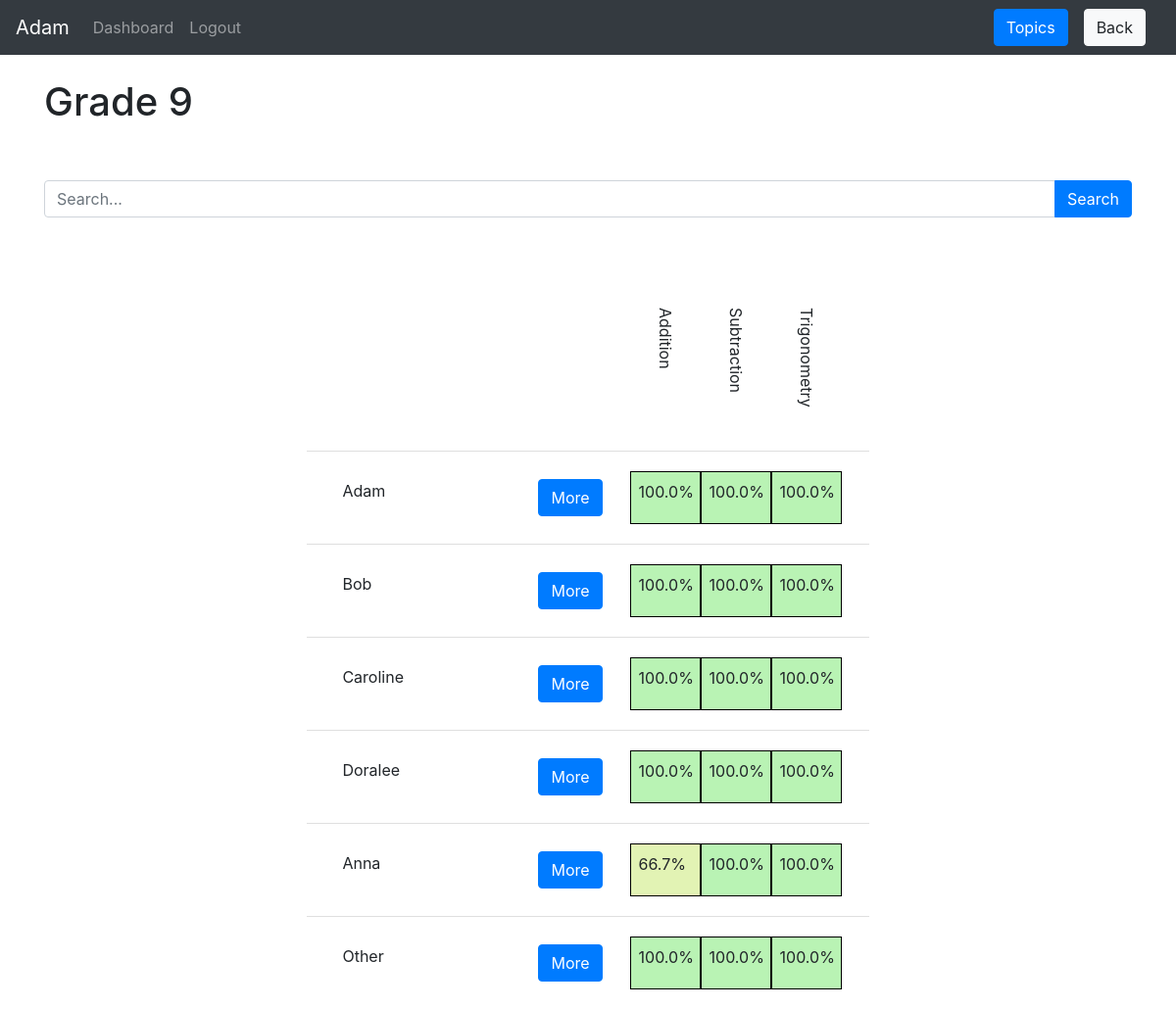
The app's page /teacher/group-detail/1 (signed in), older data.
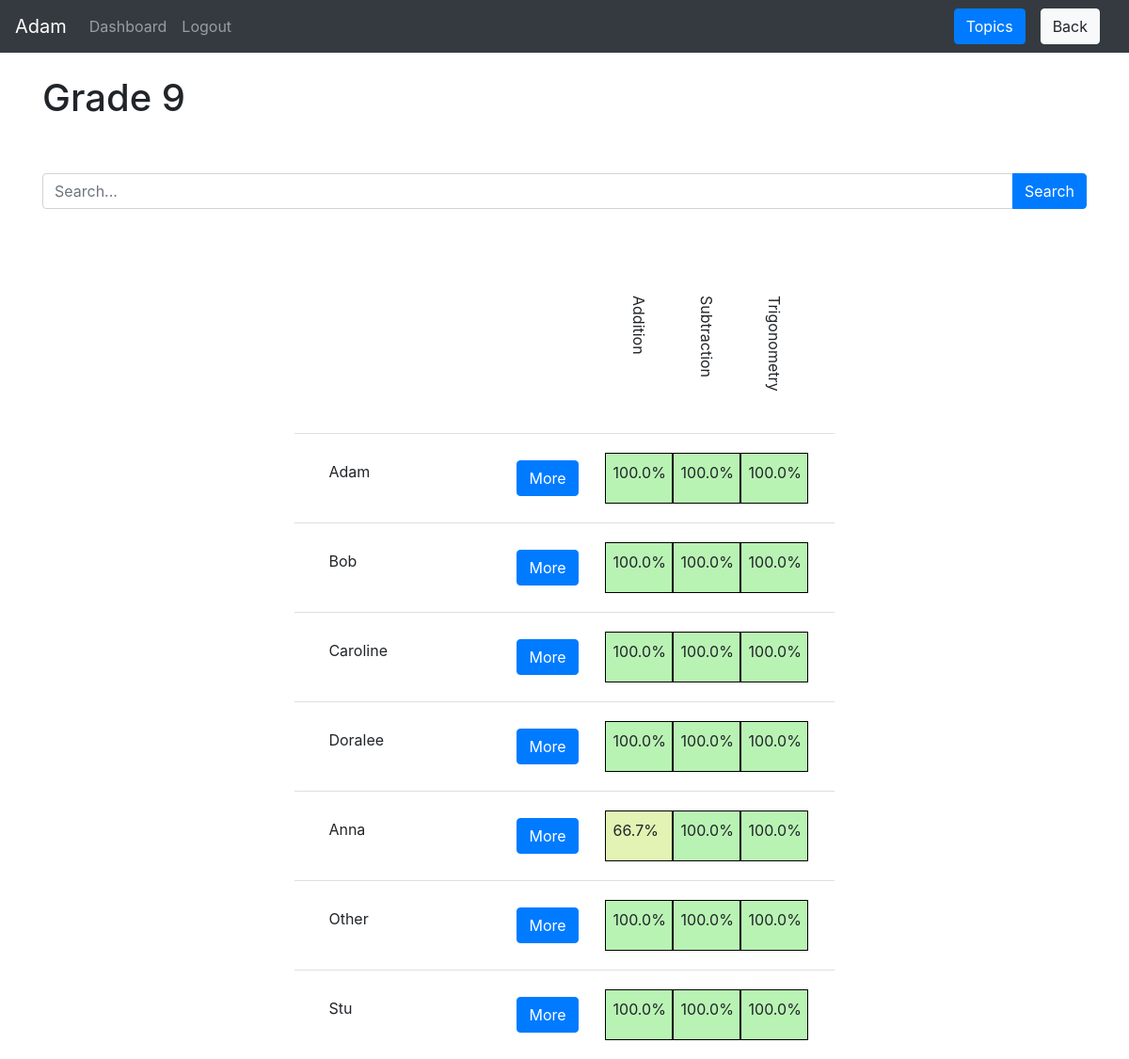
The same page, newer data.
### website/models.py (models this page shows)
class Topic(db.Model):
    id = db.Column(db.Integer, primary_key=True)
    name = db.Column(db.String(150))
    active = db.Column(db.Boolean)
    locked = db.Column(db.Boolean)
    instances = db.Column(db.SmallInteger)
    date = db.Column(db.DateTime(timezone=True))
    group_id = db.Column(db.Integer, db.ForeignKey('group.id'))
    variable_ids = db.relationship('Variable')
    problem_ids = db.relationship('Problem')
    data_ids = db.relationship('Data')

class Student(db.Model):                                                        # type: ignore
    id = db.Column(db.Integer, primary_key=True)
    user_id = db.Column(db.Integer, db.ForeignKey('user.id'))
    group_id = db.Column(db.Integer, db.ForeignKey('group.id'))
    data_ids = db.relationship('Data')

class User(db.Model, UserMixin):                                                        # type: ignore
    id = db.Column(db.Integer, primary_key=True)
    email = db.Column(db.String(150), unique=True)
    password = db.Column(db.String(150))
    first_name = db.Column(db.String(150))
    teacher_id = db.relationship('Teacher', uselist=False, backref="user")
    student_id = db.relationship('Student', uselist=False, backref="user")

class Data(db.Model):
    id = db.Column(db.Integer, primary_key=True)
    correct = db.Column(db.SmallInteger)
    completed = db.Column(db.SmallInteger)
    avg_time = db.Column(db.SmallInteger)
    accuracy = correct*100/completed
    last_done = db.Column(db.DateTime(timezone=True), default=func.now())
    topic_id = db.Column(db.Integer, db.ForeignKey('topic.id'))
    student_id = db.Column(db.Integer, db.ForeignKey('student.id'))

### website/teacher/teacher_views.py (the view)
@views.route('/group-detail/<group_id>', methods=['GET', 'POST'])
@login_required
def group_detail(group_id):
    if request.method == 'POST' and request.form.get('button').split(':')[0] == 'more':# type: ignore
        return redirect(url_for('teacher_views.student_overview', student_id=request.form.get('button').split(':')[1]))# type: ignore
    if request.method == 'POST' and request.form.get('button').split(':')[0] == 'topi':# type: ignore
        return redirect(url_for('teacher_views.topics', group_id=request.form['button'].split(':')[1]))
    else:
        group = Group.query.filter_by(id=group_id).first()
        students = []
        condition = ""
        if request.method == 'POST':
            condition = request.form['search']
        for student in group.student_ids:
            name = student.user.first_name
            if condition.lower() in name.lower():
                students.append(student)
        return render_template("teacher/group_detail.html", user=current_user, group=group, students=students)

### website/templates/teacher/group_detail.html
{% extends "base.html" %} {% block title %}Classes{% endblock %}
{% block extra_header %}<form method="POST"><button name="button" class="btn btn-primary" value="topi:{{ group.id }}">Topics</button></form>
<a href="{{url_for('teacher_views.groups', index=0)}}">
  <button class="btn btn-light ml-3" type="button" name="button">Back</button>
</a>
{% endblock %}
{% block content %}
<br>
<h1>{{ group.name }}</h1>
<br>
<form method='POST'>
<br>
<div class="input-group mb-3">
  <input name="search" type="text" class="form-control" placeholder="Search..." aria-label="Username" aria-describedby="basic-addon1">
  <div class="input-group-append">
    <button class="btn btn-primary" value="sear:ch" name="button">Search</button>
  </div>
</div>
<br>
<br>
<div style="display:flex; flex-direction: row; justify-content: center; align-items: center">
  {% if group.student_ids: %}
  <ul class="list-group list-group-flush">
    <li class="list-group-item">
      <div class="p-2">
        <div class="d-flex justify-content-end">
          {% for topic in group.topic_ids %}
          {% if topic.active %}
            <div class="d-flex p-2" ><p style="writing-mode: tb-rl">{{ topic.name }}</p></div>
            {% endif%}
          {% endfor %}
        </div>
    </li>
    {% for student in students %}
    <li class="list-group-item">
        <div class="p-2">
          <div class="d-flex justify-content-center">
            <div class="d-flex justify-content-between">
              <div class="p-2" style="width: 200px">{{ student.user.first_name | truncate(22) }}</div>
                <form method='POST'>
                  <div class="p-2">
                    <button type="submit" name="button" class="btn btn-primary" value="more:{{ student.id }}">More</button>
                  </div>
                </form>
              <div style="width:20px"></div>
            </div>
              {% for data in student.data_ids %}
              {% for topic in group.topic_ids %}
              {% if data.topic_id == topic.id and topic.active%}
          <div class="d-flex p-2" style="width: 72px; background-color: hsl({{ data.correct*115/data.completed}}, 73%, 83%); border:1px solid black">{{ '%0.1f'| format(data.correct*100/data.completed) }}%</div>
              {% endif %}
              {% endfor %}
              {% endfor %}
        </div>
    </li>
  {% endfor %}
  </ul>
  {% else %}
  <p>Once your students sign up you will be able to see them here.</p>
  {% endif %}
</div>
{% endblock %}

Row changes from the older to the newer data that the page shows:
added Student: user.first_name "Stu"
added Data: data.correct*100/data.completed "100.0"
added Data: data.correct*100/data.completed "100.0"
added Data: data.correct*100/data.completed "100.0"
